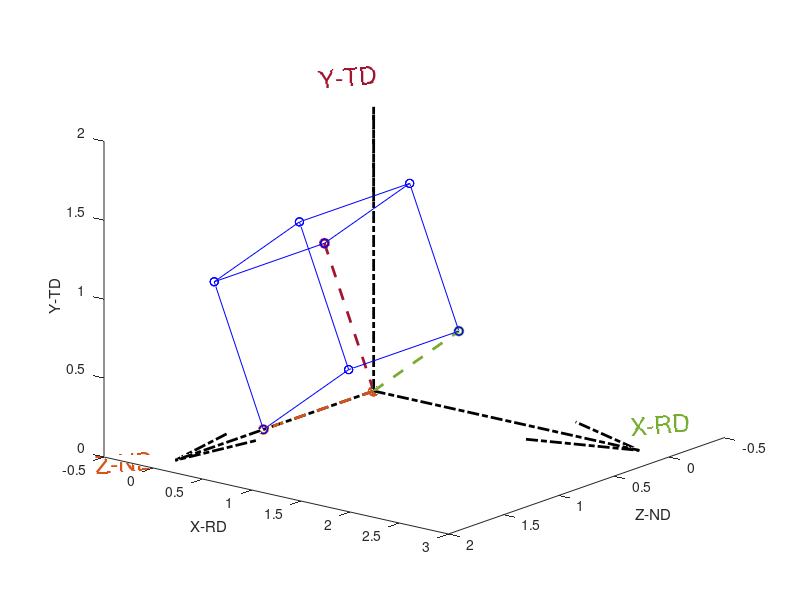

The MATLAB script that drew this image: (Note: this script raises an error after producing the figure.)
clear
clc
close all 

% if you want to show any crstal, select x=1, if not select x=0 
x1=1 ;
x2=0 ;
 
Eo=[30,0,0 ] ;
Ex=[65.6,13.1,-48.04]  ;




figure, hold on
if x1==1
text(1,1,5, 'The Crystal coloured in Blue,Euler angles [275,0,90] ', 'Rotation',-0.1,'FontSize',12, 'Color', 'b')
end
if x2==2
text(1,-2.8,4.7, 'The Crystal coloured in Magenta,Euler angles [65.6,13.1,-48.04]     ', 'Rotation',-0.1,'FontSize',12, 'Color', 'm')
end 
view([10 8 5])
%%%%%%%%%%%%%%%%%%%%%%%%%%%%%%%%%%%%%%%%%% working box %%%%%%%%%%%%%%%%%%%%
% vectors
a = [2 0 0];
b = [0 0 2];
c= [0 3 0];
% starting point
C0 = [0 0 0];
% put vector in a matrix, to make the code more flexible (e.g. more vectors)
V = [a; b;c];
% replicate the starting point for all vectors
C = repmat(C0,size(V,1),1);
% plot
hold on
quiver3(C(:,1),C(:,2),C(:,3),V(:,1),V(:,2),V(:,3),'k-.','LineWidth',2)
hold on
text(1.9,-0.7,-0.1, 'Z-ND', 'Rotation',+5,'FontSize',18, 'Color', '#D95319')
text(-0.1,2.5,0.1, 'X-RD', 'Rotation',+5,'FontSize',18, 'Color', '#77AC30')
text(0.5,0.0,2.1, 'Y-TD', 'Rotation',+5,'FontSize',18, 'Color', '#A2142F')
xlabel('Z-ND'); ylabel('X-RD'); zlabel('Y-TD'); 
hold on
%%%%%%%%%%%%%%%%%%%%%%%%%%%%%%%%%%%%%%%%%% working box %%%%%%%%%%%%%%%%%%%%

%%%%%%%%%%%%%%%%%%%%%%%%%%%%%%%%%%%%%%% all rotations %%%%%%%%%%%%%%%%%%%%%%%%%%%%%%%%%%%%%%%%%%%%%%%%%%% 
Qx(1,1)  =     cosd(Eo(1,1))* cosd(Eo(1,3))  -       sind(Eo(1,1))*sind(Eo(1,3))*cosd(Eo(1,2))      ;
Qx(1,2)  =     sind(Eo(1,1))*cosd(Eo(1,3))   +       cosd(Eo(1,1))*sind(Eo(1,3))*cosd(Eo(1,2))      ;
Qx(1,3)  =     sind(Eo(1,3))*sind(Eo(1,2))                                                       ;

Qx(2,1)  =     -cosd(Eo(1,1))*sind(Eo(1,3))  -       sind(Eo(1,1))*cosd(Eo(1,3))*cosd(Eo(1,2))       ;
Qx(2,2)  =     -sind(Eo(1,1))*sind(Eo(1,3))  +       cosd(Eo(1,1))*cosd(Eo(1,3))*cosd(Eo(1,2))       ;
Qx(2,3)  =     cosd(Eo(1,3))*sind(Eo(1,2))                                                        ;

Qx(3,1) =      sind(Eo(1,1))*sind(Eo(1,2))                                                        ;
Qx(3,2) =      -cosd(Eo(1,1))*sind(Eo(1,2))                                                       ;
Qx(3,3) =      cosd(Eo(1,2))                                                                     ;
%%%%%%%%%%%%%%%%%%%%%%%%%%%%%%%%%%%%%%% all rotations %%%%%%%%%%%%%%%%%%%%%%%%%%%%%%%%%%%%%%%%%%%%%%%%%%%

%%%%%%%%%%%%%%%%%%%%%%%%%%%%%%%%%%%%%%% all rotations %%%%%%%%%%%%%%%%%%%%%%%%%%%%%%%%%%%%%%%%%%%%%%%%%%% 
Qxx(1,1)  =     cosd(Ex(1,1))* cosd(Ex(1,3))  -       sind(Ex(1,1))*sind(Ex(1,3))*cosd(Ex(1,2))      ;
Qxx(1,2)  =     sind(Ex(1,1))*cosd(Ex(1,3))   +       cosd(Ex(1,1))*sind(Ex(1,3))*cosd(Ex(1,2))      ;
Qxx(1,3)  =     sind(Ex(1,3))*sind(Ex(1,2))                                                       ;

Qxx(2,1)  =     -cosd(Ex(1,1))*sind(Ex(1,3))  -       sind(Ex(1,1))*cosd(Ex(1,3))*cosd(Ex(1,2))       ;
Qxx(2,2)  =     -sind(Ex(1,1))*sind(Ex(1,3))  +       cosd(Ex(1,1))*cosd(Ex(1,3))*cosd(Ex(1,2))       ;
Qxx(2,3)  =     cosd(Ex(1,3))*sind(Ex(1,2))                                                        ;

Qxx(3,1) =      sind(Ex(1,1))*sind(Ex(1,2))                                                        ;
Qxx(3,2) =      -cosd(Ex(1,1))*sind(Ex(1,2))                                                       ;
Qxx(3,3) =      cosd(Ex(1,2))                                                                     ;
%%%%%%%%%%%%%%%%%%%%%%%%%%%%%%%%%%%%%%% all rotations %%%%%%%%%%%%%%%%%%%%%%%%%%%%%%%%%%%%%%%%%%%%%%%%%%%







%%%%%%%%%%%%%%%%%%%%%%%%effect of first rotation %%%%%%%%%%%%%%%%%%%%%%%%%%%%%%%%%%%%%%%%%%%%%%%%%%%%
Qx1(1,1)  =     cosd(Eo(1,1))     ;
Qx1(1,2)  =     sind(Eo(1,1))     ;
Qx1(1,3)  =     0                                                     ;

Qx1(2,1)  =       - sind(Eo(1,1))  ;
Qx1(2,2)  =     cosd(Eo(1,1))       ;
Qx1(2,3)  =     0                                                       ;

Qx1(3,1) =     0                                                      ;
Qx1(3,2) =    0                                                      ;
Qx1(3,3) =    1                                                                    ;




%%%%%%%%%%%%%%%%%%%%%%%%effect of first rotation %%%%%%%%%%%%%%%%%%%%%%%%%%%%%%%%%%%%%%%%%%%%%%%%%%%%

%%%%%%%%%%%%%%%%%%%%%%%%effect of second  rotation %%%%%%%%%%%%%%%%%%%%%%%%%%%%%%%%%%%%%%%%%%%%%%%%%%%%
Qx2(1,1)  =     1      ;
Qx2(1,2)  =     0      ;
Qx2(1,3)  =     0                                                       ;

Qx2(2,1)  =     0       ;
Qx2(2,2)  =     cosd(Eo(1,2))       ;
Qx2(2,3)  =     sind(Eo(1,2))                                                        ;

Qx2(3,1) =     0                                                      ;
Qx2(3,2) =      -sind(Eo(1,2))                                                       ;
Qx2(3,3) =      cosd(Eo(1,2))          ;


%%%%%%%%%%%%%%%%%%%%%%%%effect of second rotation %%%%%%%%%%%%%%%%%%%%%%%%%%%%%%%%%%%%%%%%%%%%%%%%%%%%

%%%%%%%%%%%%%%%%%%%%%%%%effect of Third rotation %%%%%%%%%%%%%%%%%%%%%%%%%%%%%%%%%%%%%%%%%%%%%%%%%%%%

Qx3(1,1)  =     cosd(Eo(1,3))     ;
Qx3(1,2)  =    sind(Eo(1,3))      ;
Qx3(1,3)  =     0                ;

Qx3(2,1)  =     -sind(Eo(1,3))    ;
Qx3(2,2)  =     cosd(Eo(1,3))      ;
Qx3(2,3)  =     0                                                      ;

Qx3(3,1) =      0                                                        ;
Qx3(3,2) =      0                                                      ;
Qx3(3,3) =     1      ;

%%%%%%%%%%%%%%%%%%%%%%%%effect of third rotation %%%%%%%%%%%%%%%%%%%%%%%%%%%%%%%%%%%%%%%%%%%%%%%%%%%%

%%%%%%%%%%%%%%%%%%%%%%%%%%%%%%%%%%%%%%%%%%%%%%%%%%%%%%%% vectors of firxt rotation
vx=[1 ; 0 ;0 ] ;
vy=[0 ;1 ;0] ;
vz=[0 ; 0 ;1 ] ;

Q1=transpose(Qx);

VX=Q1*vx ;
VY=Q1*vy ;
VZ=Q1*vz ;

T=[ 0 0 1 ; 1 0 0 ; 0 1 0 ]; 
%T=[1 0 0 ; 0 1 0 ; 0 0 1 ]; 

v_S1=[VX(1,1) ; VX(2,1) ;VX(3,1)]; 
v_S2=[ VY(1,1) ;VY(2,1) ;VY(3,1)]; 
v_S3=[ VZ(1,1); VZ(2,1) ;VZ(3,1)]; 
v_S4=[v_S3(1,1)+v_S1(1,1) ;v_S3(2,1)+v_S1(2,1) ;v_S3(3,1)+v_S1(3,1) ]; 
v_S5=[v_S2(1,1)+v_S1(1,1) ;v_S2(2,1)+v_S1(2,1) ;v_S2(3,1)+v_S1(3,1) ]; 
v_S6=[v_S2(1,1)+v_S3(1,1) ;v_S2(2,1)+v_S3(2,1) ;v_S2(3,1)+v_S3(3,1) ]; 
v_S7=[v_S2(1,1)+v_S3(1,1)+v_S1(1,1) ;v_S2(2,1)+v_S3(2,1)+v_S1(2,1) ;v_S2(3,1)+v_S3(3,1)+v_S1(3,1) ]; 

v_M1=T*v_S1 ;
v_M2=T*v_S2 ;
v_M3=T*v_S3 ;
v_M4=T*v_S4 ;
v_M5=T*v_S5 ;
v_M6=T*v_S6 ;
v_M7=T*v_S7 ;
%%%%%%%%%%%%%%%%%%%%%%%%%%%%%%%%%%%%%%%%%%%%%%%%%%%%%%%% vectors of firxt rotation

%%%%%%%%%%%%%%%%%%%%%%%%%%%%%%%%%%%%%%%%%%%%%%%%%%%%%%%% vectors of second rotation
vxx=[1 ; 0 ;0 ] ;
vyx=[0 ;1 ;0] ;
vzx=[0 ; 0 ;1 ] ;

Q1x=transpose(Qxx);

VXx=Q1x*vxx ;
VYx=Q1x*vyx ;
VZx=Q1x*vzx ;

T=[ 0 0 1 ; 1 0 0 ; 0 1 0 ]; 
%T=[1 0 0 ; 0 1 0 ; 0 0 1 ]; 

v_S1x=[VXx(1,1) ; VXx(2,1) ;VXx(3,1)]; 
v_S2x=[ VYx(1,1) ;VYx(2,1) ;VYx(3,1)]; 
v_S3x=[ VZx(1,1); VZx(2,1) ;VZx(3,1)]; 
v_S4x=[v_S3x(1,1)+v_S1x(1,1) ;v_S3x(2,1)+v_S1x(2,1) ;v_S3x(3,1)+v_S1x(3,1) ]; 
v_S5x=[v_S2x(1,1)+v_S1x(1,1) ;v_S2x(2,1)+v_S1x(2,1) ;v_S2x(3,1)+v_S1x(3,1) ]; 
v_S6x=[v_S2x(1,1)+v_S3x(1,1) ;v_S2x(2,1)+v_S3x(2,1) ;v_S2x(3,1)+v_S3x(3,1) ]; 
v_S7x=[v_S2x(1,1)+v_S3x(1,1)+v_S1x(1,1) ;v_S2x(2,1)+v_S3x(2,1)+v_S1x(2,1) ;v_S2x(3,1)+v_S3x(3,1)+v_S1x(3,1) ]; 

v_M1x=T*v_S1x ;
v_M2x=T*v_S2x ;
v_M3x=T*v_S3x ;
v_M4x=T*v_S4x ;
v_M5x=T*v_S5x ;
v_M6x=T*v_S6x ;
v_M7x=T*v_S7x ;
%%%%%%%%%%%%%%%%%%%%%%%%%%%%%%%%%%%%%%%%%%%%%%%%%%%%%%%% vectors of second rotation











hold on


%%%%%%%%%%%%%%%%%%%%%%%%%%%%%%%%%%%%%% Initial Crystal Orientation %%%%%%%%%%%%%%%%%%%%%%%%%%%%%%%%%%
if x1==1
plot3([0 v_M1(1,1)], [0 v_M1(2,1)], [0 v_M1(3,1)],'--o',  'Color', '#77AC30','LineWidth',2)
hold on
hold on
plot3([0 v_M2(1,1)], [0 v_M2(2,1)], [0 v_M2(3,1)] ,'--o',  'Color', '#A2142F','LineWidth',2)
hold on
plot3([0 v_M3(1,1)], [0 v_M3(2,1)], [0 v_M3(3,1)] ,'--o',  'Color', '#D95319','LineWidth',2)
hold on
plot3([v_M3(1,1) v_M4(1,1)], [v_M3(2,1) v_M4(2,1)], [v_M3(3,1) v_M4(3,1)], 'bo-')
hold on
plot3([v_M4(1,1) v_M1(1,1)], [v_M4(2,1) v_M1(2,1)], [v_M4(3,1) v_M1(3,1)], 'bo-')
hold on
plot3([v_M2(1,1) v_M5(1,1)], [v_M2(2,1) v_M5(2,1)], [v_M2(3,1) v_M5(3,1)], 'bo-')
hold on
plot3([v_M5(1,1) v_M1(1,1)], [v_M5(2,1) v_M1(2,1)], [v_M5(3,1) v_M1(3,1)], 'bo-')
hold on
plot3([v_M2(1,1) v_M6(1,1)], [v_M2(2,1) v_M6(2,1)], [v_M2(3,1) v_M6(3,1)], 'bo-')
hold on
plot3([v_M6(1,1) v_M3(1,1)], [v_M6(2,1) v_M3(2,1)], [v_M6(3,1) v_M3(3,1)], 'bo-')
hold on
plot3([v_M7(1,1) v_M6(1,1)], [v_M7(2,1) v_M6(2,1)], [v_M7(3,1) v_M6(3,1)], 'bo-')
hold on
plot3([v_M7(1,1) v_M5(1,1)], [v_M7(2,1) v_M5(2,1)], [v_M7(3,1) v_M5(3,1)], 'bo-')
hold on
plot3([v_M7(1,1) v_M4(1,1)], [v_M7(2,1) v_M4(2,1)], [v_M7(3,1) v_M4(3,1)], 'bo-')
end
%%%%%%%%%%%%%%%%%%%%%%%%%%%%%%%%%%%%%% Initial Crystal Orientation %%%%%%%%%%%%%%%%%%%%%%%%%%%%%%%%%%
hold on
%%%%%%%%%%%%%%%%%%%%%%%%%%%%%%%%%%%%%% second matrix    %%%%%%%%%%%%%%%%%%%%%%%%%%%%%%%%%%
if x2== 2 
plot3([0 v_M1x(1,1)], [0 v_M1x(2,1)], [0 v_M1x(3,1)],'--o',  'Color', 'g','LineWidth',2)
hold on
hold on
plot3([0 v_M2x(1,1)], [0 v_M2x(2,1)], [0 v_M2x(3,1)] ,'--o',  'Color', 'r','LineWidth',2)
hold on
plot3([0 v_M3x(1,1)], [0 v_M3x(2,1)], [0 v_M3x(3,1)] ,'--o',  'Color', '#EDB120','LineWidth',2)
hold on
plot3([v_M3x(1,1) v_M4x(1,1)], [v_M3x(2,1) v_M4x(2,1)], [v_M3x(3,1) v_M4x(3,1)], 'mo-')
hold on
plot3([v_M4x(1,1) v_M1x(1,1)], [v_M4x(2,1) v_M1x(2,1)], [v_M4x(3,1) v_M1x(3,1)], 'mo-')
hold on
plot3([v_M2x(1,1) v_M5x(1,1)], [v_M2x(2,1) v_M5x(2,1)], [v_M2x(3,1) v_M5x(3,1)], 'mo-')
hold on
plot3([v_M5x(1,1) v_M1x(1,1)], [v_M5x(2,1) v_M1x(2,1)], [v_M5x(3,1) v_M1x(3,1)], 'mo-')
hold on
plot3([v_M2x(1,1) v_M6x(1,1)], [v_M2x(2,1) v_M6x(2,1)], [v_M2x(3,1) v_M6x(3,1)], 'mo-')
hold on
plot3([v_M6x(1,1) v_M3x(1,1)], [v_M6x(2,1) v_M3x(2,1)], [v_M6x(3,1) v_M3x(3,1)], 'mo-')
hold on
plot3([v_M7x(1,1) v_M6x(1,1)], [v_M7x(2,1) v_M6x(2,1)], [v_M7x(3,1) v_M6x(3,1)], 'mo-')
hold on
plot3([v_M7x(1,1) v_M5x(1,1)], [v_M7x(2,1) v_M5x(2,1)], [v_M7x(3,1) v_M5x(3,1)], 'mo-')
hold on
plot3([v_M7x(1,1) v_M4x(1,1)], [v_M7x(2,1) v_M4x(2,1)], [v_M7x(3,1) v_M4x(3,1)], 'mo-')

end



%%%%%%%%%%%%%%%%%%%%%%%%%%%%%%%%%%%%%%     %%%%%%%%%%%%%%%%%%%%%%%%%%%%%%%%%%
hold on

%%%%%%%%%%%%%%%%%%%%%%%%%%%%%%%%%%%%%%     %%%%%%%%%%%%%%%%%%%%%%%%%%%%%%%%%%






%%%%%%%%%%%%%%%%%%%%%%%%%%%%%%%%%%%%%%     %%%%%%%%%%%%%%%%%%%%%%%%%%%%%%%%%%
hold on

%%%%%%%%%%%%%%%%%%%%%%%%%%%%%%%%%%%%%%     %%%%%%%%%%%%%%%%%%%%%%%%%%%%%%%%%%






%%%%%%%%%%%%%%%%%%%%%%%%%%%%%%%%%%%%%%     %%%%%%%%%%%%%%%%%%%%%%%%%%%%%%%%%%

cdata = flipdim( imread('sps.png'), 1 );
cdatar = flipdim( cdata, 3 );
% right
surface([0 0; 0 0], [1 5; 1 5], [2 2; 4 4], ...
    'FaceColor', 'texturemap', 'CData', cdata );

%%%%%%%%%%%%%%%%%%%%%%%%%%%%%%%%%%%%%%     %%%%%%%%%%%%%%%%%%%%%%%%%%%%%%%%%%



grid on;






